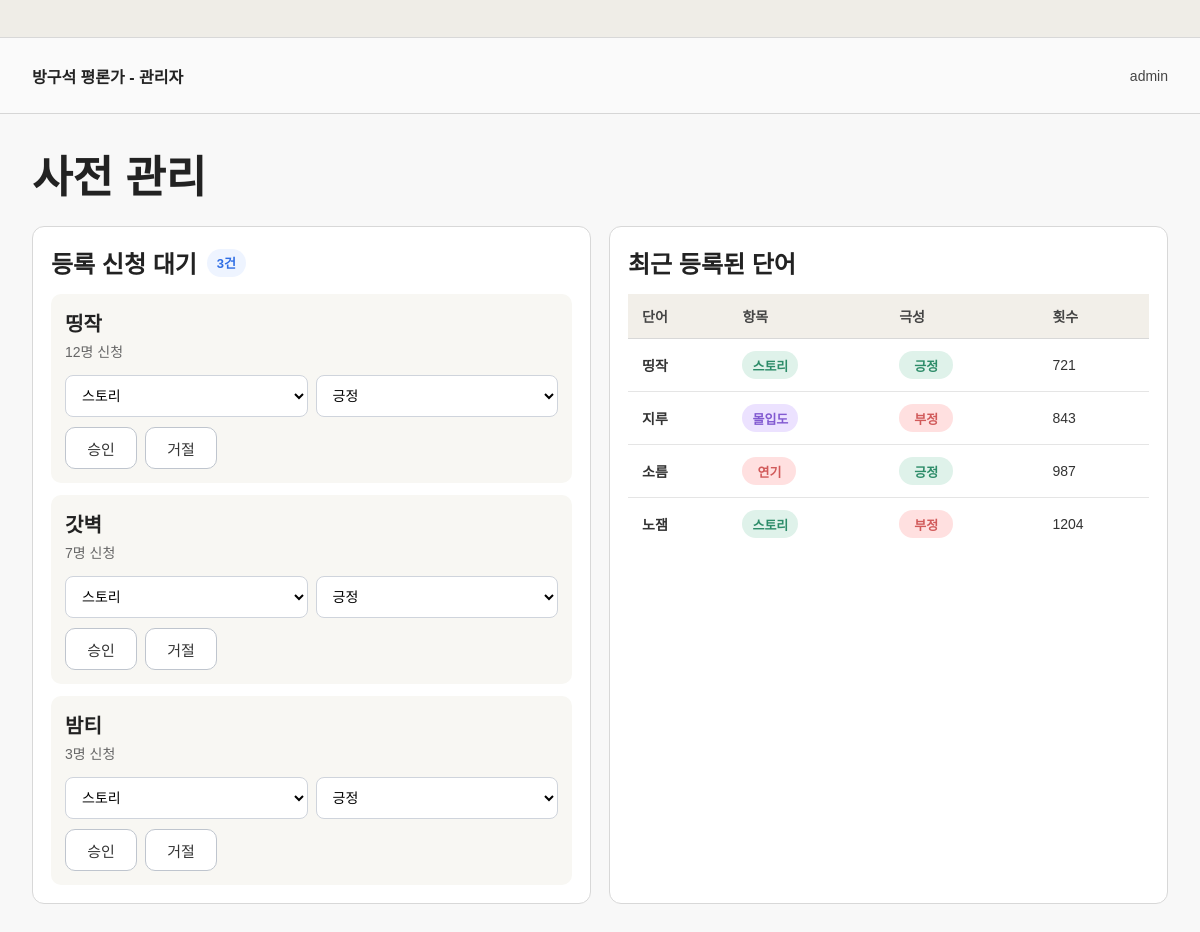
The app's page /admin/dictionary (signed in), older data.
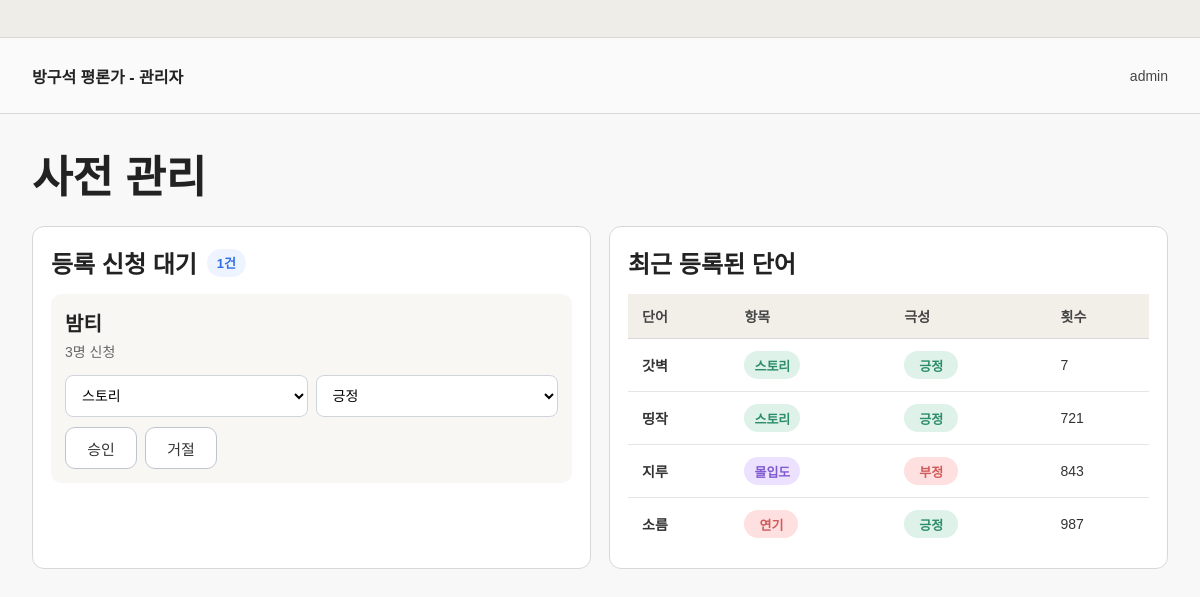
The same page, newer data.
### tables this page shows
CREATE TABLE dictionary_requests (
            id INTEGER PRIMARY KEY AUTOINCREMENT,
            word TEXT UNIQUE NOT NULL,
            count INTEGER DEFAULT 1
        );

CREATE TABLE dictionary_words (
            id INTEGER PRIMARY KEY AUTOINCREMENT,
            word TEXT NOT NULL,
            category TEXT NOT NULL,
            sentiment TEXT NOT NULL,
            count INTEGER DEFAULT 1
        );

### app.py (the view)
@app.route("/admin/dictionary")
def dictionary_admin():
    user = get_current_user()
    if not user or user["is_admin"] != 1:
        return redirect(url_for("main"))
    conn = get_db()
    pending_rows = conn.execute(
        "SELECT * FROM dictionary_requests ORDER BY id DESC"
    ).fetchall()
    recent_rows = conn.execute(
        "SELECT * FROM dictionary_words ORDER BY id DESC LIMIT 4"
    ).fetchall()
    conn.close()
    recent_words = enrich_dictionary_items(recent_rows)
    return render_template(
        "dictionary_admin.html",
        pending_requests=[dict(row) for row in pending_rows],
        recent_words=recent_words,
        pending_count=len(pending_rows),
        categories=["스토리", "연출", "연기", "몰입도", "음악"]
    )

### app.py (called while the page is built)
def get_db():
    conn = sqlite3.connect(DB_NAME)
    conn.row_factory = sqlite3.Row
    return conn

def get_current_user():
    if "user_id" not in session:
        return None
    conn = get_db()
    user = conn.execute("SELECT * FROM users WHERE id = ?", (session["user_id"],)).fetchone()
    conn.close()
    return user

def get_category_class(category):
    if category == "스토리":
        return "story"
    if category == "연출":
        return "directing"
    if category == "연기":
        return "acting"
    if category == "몰입도":
        return "immersion"
    if category == "음악":
        return "music"
    return "default"

def get_sentiment_class(sentiment):
    if sentiment == "긍정":
        return "positive"
    return "negative"

def enrich_dictionary_items(rows):
    items = []
    for row in rows:
        item = dict(row)
        item["category_class"] = get_category_class(item["category"])
        item["sentiment_class"] = get_sentiment_class(item["sentiment"])
        items.append(item)
    return items

### templates/dictionary_admin.html (shortened to what the changed rows need)
<!DOCTYPE html>
<html lang="ko">
<head>
    <link rel="stylesheet" href="{{ url_for('static', filename='style.css') }}">
</head>
<body>
    <div class="window-frame">
        <div class="app-shell">
            <main class="page-content">
                <section class="dictionary-admin-page">
                    <h1>사전 관리</h1>
                    <div class="dictionary-admin-grid">
                        <div class="dictionary-admin-panel">
                            <div class="dictionary-admin-title-row">
                                <h2>등록 신청 대기</h2>
                                <span class="pending-count">{{ pending_count }}건</span>
                            </div>
                            <div class="dictionary-pending-list">
                                {% for item in pending_requests %}
                                <div class="dictionary-pending-card vertical">
                                    <div class="dictionary-pending-info">
                                        <div class="dictionary-pending-word">{{ item.word }}</div>
                                        <div class="dictionary-pending-meta">
                                            {{ item.count }}명 신청
                                        </div>
                                    </div>
                                    <form action="/admin/dictionary/action" method="post" class="dictionary-admin-form">
                                        <div class="dictionary-admin-select-row">
                                            <select name="category" required>
                                                {% for category in categories %}
                                                <option value="{{ category }}">{{ category }}</option>
                                                {% endfor %}
                                            </select>
                                            <select name="sentiment" required>
                                                <option value="긍정">긍정</option>
                                            </select>
                                        </div>
                                        <div class="dictionary-pending-actions">
                                            <button type="submit" name="action" value="approve" class="dictionary-admin-btn">승인</button>
                                            <button type="submit" name="action" value="reject" class="dictionary-admin-btn">거절</button>
                                        </div>
                                    </form>
                                </div>
                                {% endfor %}
                            </div>
                        </div>
                        <div class="dictionary-admin-panel">
                            <div class="dictionary-admin-title-row">
                                <h2>최근 등록된 단어</h2>
                            </div>
                            <table class="dictionary-table compact">
                                <thead>
                                    <tr>
                                        <th>단어</th>
                                        <th>항목</th>
                                        <th>극성</th>
                                        <th>횟수</th>
                                    </tr>
                                </thead>
                                <tbody>
                                    {% for item in recent_words %}
                                    <tr>
                                        <td class="dictionary-word-cell">{{ item.word }}</td>
                                        <td><span class="dict-badge category {{ item.category_class }}">{{ item.category }}</span></td>
                                        <td><span class="dict-badge sentiment {{ item.sentiment_class }}">{{ item.sentiment }}</span></td>
                                        <td>{{ item.count }}</td>
                                    </tr>
                                    {% endfor %}
                                </tbody>
                            </table>
                        </div>
                    </div>
                </section>
            </main>
        </div>
    </div>
</body>
</html>

Row changes from the older to the newer data that the page shows:
removed dictionary_requests: word "띵작", count "12"
removed dictionary_requests: word "갓벽", count "7"
no longer on this page (row unchanged): dictionary_words: word "노잼", category "스토리", sentiment "부정", count "1204"
added dictionary_words: word "갓벽", category "스토리", sentiment "긍정", count "7"
Text that changed along with them:
{{ pending_count }}: "3" → "1"
